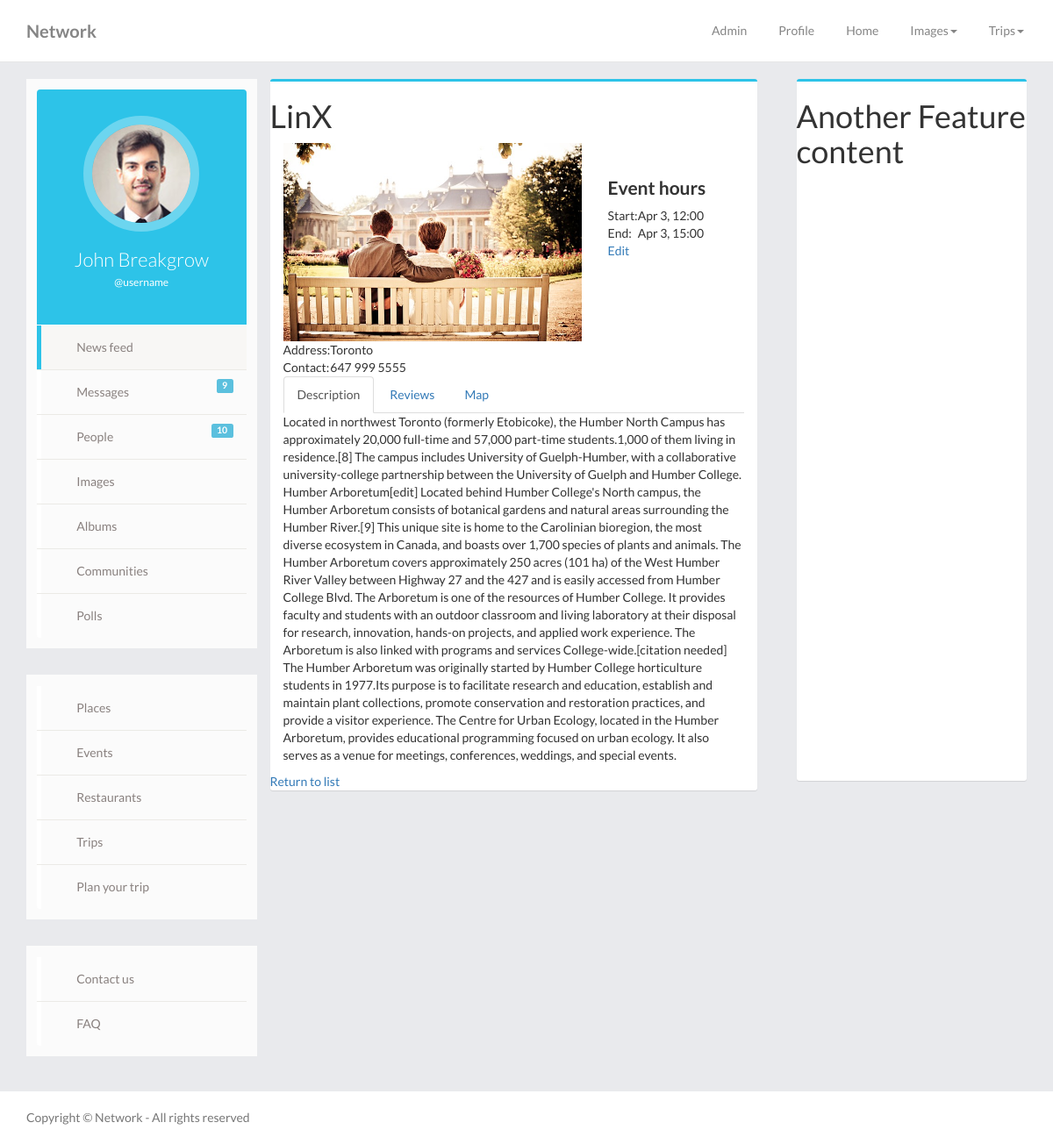
Screenshot of /home.php?feature=events&action=viewevent&id=1 with the database file from the repository.
### tables this page shows
CREATE TABLE `events` (
  `id` int(10) NOT NULL,
  `global_type` int(11) NOT NULL DEFAULT '2',
  `cat_id` int(10) NOT NULL,
  `title` varchar(255) NOT NULL,
  `image` varchar(255) DEFAULT NULL,
  `description` text NOT NULL,
  `contact` varchar(255) DEFAULT NULL,
  `address` varchar(255) NOT NULL,
  `lat` varchar(255) NOT NULL,
  `lng` varchar(255) NOT NULL,
  `event_start` varchar(255) NOT NULL,
  `event_end` varchar(255) NOT NULL,
  `rating` varchar(255) NOT NULL DEFAULT '0',
  `posted_by` int(10) NOT NULL,
  `posted_date` datetime NOT NULL,
  `approved` int(11) NOT NULL DEFAULT '0',
  `verified` int(11) NOT NULL DEFAULT '0'
);

### features/events/models/event.php (called while the page is built, shortened)
<?php
class EventDAO
{
    private $db;
    public function __construct($db)
    {
        $this->db=$db;
    }
    public function getEvent($id){
        $query ="SELECT * FROM events WHERE id=:id";
        $pdostmt=$this->db->prepare($query);
        $pdostmt->bindValue(':id',$id,PDO::PARAM_STR);
        $pdostmt->setFetchMode(PDO::FETCH_CLASS, 'Event');
        $pdostmt->execute();
        $event=$pdostmt->fetch();
        return $event;
    }
}
class Event implements JsonSerializable
{
    private $id;
    private $title;
    private $image;
    private $description;
    private $contact;
    private $address;
    private $event_start;
    private $event_end;
    private $rating=0;
    private $posted_by;
    public function getId()
    {
        return $this->id;
    }
    public function getTitle()
    {
        return $this->title;
    }
    public function getImage()
    {
        return $this->image;
    }
    public function getDesc()
    {
        return $this->description;
    }
    public function getContact()
    {
        return $this->contact;
    }
    public function getAddress()
    {
        return $this->address;
    }
    public function getStart()
    {
        return $this->event_start;
    }
    public function getEnd()
    {
        return $this->event_end;
    }
    public function getRating()
    {
        return $this->rating;
    }
    public function getPostedBy()
    {
        return $this->posted_by;
    }
}

### features/events/views/view_event.php (the view, shortened to what this page needs)
<div class="box row">
	<h1><?php echo(	$event->getTitle());?></h1>
    <div class="col-md-8 col-sm-8">
        <img width="100%" src="<?php echo($event->getImage());?>">
        <table>
            <tr>
                <td>Address: </td>
                <td><?php echo(	$event->getAddress());?></td>
            </tr>
            <tr>
                <td>Contact: </td>
                <td><?php echo(	$event->getContact());?></td>
            </tr>
        </table>
    </div>
    <div class="col-md-4 col-sm-4">
        <?php
            $int=intval($event->getRating());
            for($i=1; $i<$int;$i+=2)
                echo "<i class=\"fa fa-star fa-2x\" aria-hidden=\"true\"></i>";
        ?>
        <h4>Event hours</h4>
         <table>
            <tr>
                <td>Start: </td>
                <td><?php echo(date("M j, H:i",strtotime($event->getStart())));?></td>
            </tr>
            <tr>
                <td>End: </td>
                <td><?php echo(date("M j, H:i",strtotime($event->getEnd())));?></td>
            </tr>
        </table>
        <?php   if($_SESSION['user_id']==$event->getpostedBy()) :?><a href='home.php?feature=events&action=editevent&id=<?php echo($event->getId());?>'>Edit</a><?php endif;?>
    </div>
    <div class="content-row">
        <div class="col-md-12 col-sm-12 col-xs-12">
            <ul class="nav nav-tabs">
              <li class="active"><a data-toggle="tab" href="#desc">Description</a></li>
              <li><a data-toggle="tab" href="#reviews">Reviews</a></li>
              <li><a data-toggle="tab" href="#location">Map</a></li>
            </ul>
            <div class="tab-content">
              <div id="desc" class="tab-pane fade in active">
                <p><?php echo( $event->getDesc());?></p>
              </div>
            </div>
        </div>
    </div>
    <div class="row">
    <div class="col-md-12">
     <a href="home.php?feature=events&action=viewlist">Return to list</a>
    </div>
    </div>
</div>

### css/timeline.css (style rules this page uses)
html { position: relative; min-height: 100%; }
body { font-family: Lato,"Helvetica Neue",Arial,Verdana,Tahoma,"Lucida Sans",FreeSans,"Lucida Sans Unicode","Luxi Sans",sans-serif; background: #e9eaed; overflow-x:hidden; }
.box { position: relative; border-radius: 3px; background: #ffffff; border-top: 3px solid #2dc3e8; margin-bottom: 20px; width: 100%; box-shadow: 0 1px 1px rgba(0,0,0,0.1); }
h4, .h4 { font-size: 1.5em; font-weight: 600; line-height: 1.2em; }
a, a:hover { text-decoration: none; }

### rows the page displays
events: title "LinX", image (picture), address "Toronto", contact "647 999 5555", event_start "Apr 3, 12:00", event_end "Apr 3, 15:00", description "Located in northwest Toronto (formerly Etobicoke), the Humber North Campus has approximately 20,000 full-time and 57,000 part-time students.1,000 of them living in residence.[8] The campus includes University of Guelph-Humber, with a collaborative university-college partnership between the University of Guelph and Humber College. Humber Arboretum[edit] Located behind Humber College's North campus, the Humber Arboretum consists of botanical gardens and natural areas surrounding the Humber River.[9] This unique site is home to the Carolinian bioregion, the most diverse ecosystem in Canada, and boasts over 1,700 species of plants and animals. The Humber Arboretum covers approximately 250 acres…"
